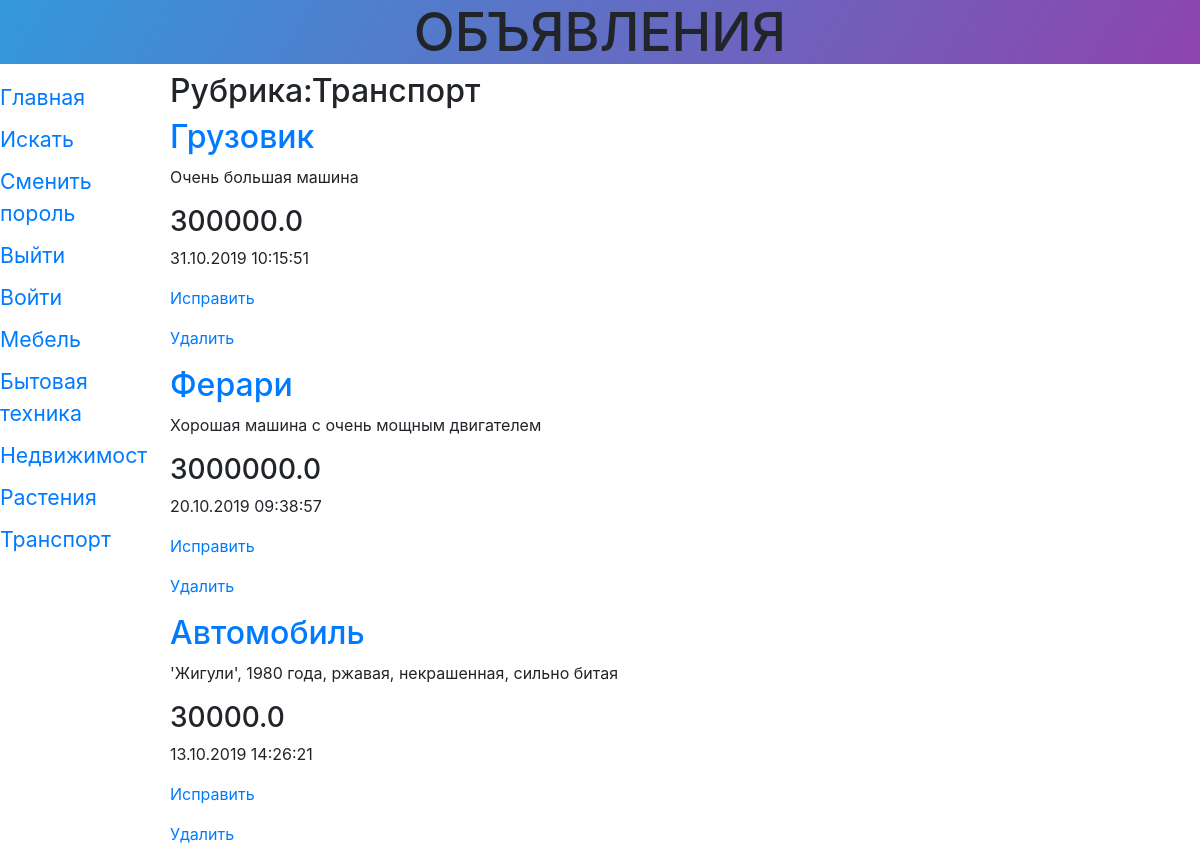
/storys/2/, run on an earlier commit of the app's database.
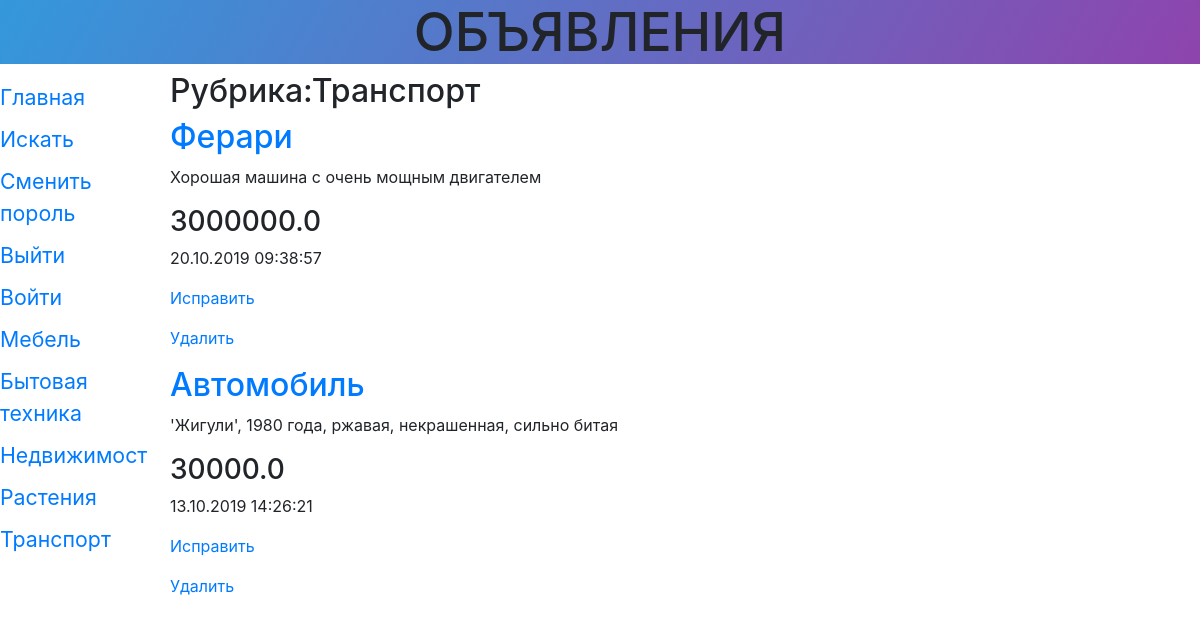
And on a later commit of the database.
### storys/models.py (models this page shows, shortened)
class Rubric(models.Model):
	name = models.CharField(max_length=20, db_index=True, verbose_name = 'Название')
	order = models.SmallIntegerField(default = 0, db_index=True)
	class Meta():
		verbose_name_plural = 'Рубрики'
		verbose_name = 'Рубрика'
		ordering = ['order','name']

class Story(models.Model):
	title = models.CharField(max_length=50, verbose_name='Товар')
	content = models.TextField(null = True, blank=True, verbose_name='Описание')
	price = models.FloatField(null = True, blank=True, verbose_name='Цена')
	published = models.DateTimeField(auto_now_add=True, db_index=True, verbose_name='Опубликовано')
	rubric = models.ForeignKey('Rubric', null=True, on_delete = models.PROTECT,verbose_name = 'Рубрика',
		related_name='entries', related_query_name='entry')
	class Meta():
		verbose_name_plural = 'Объявления'
		verbose_name = 'Объявление'
		ordering = ['-published']

### storys/views.py (the view)
# urls.py: path('<int:rubric_id>/', StoryByRubricView.as_view(), name = 'by_rubric'),
class StoryByRubricView(ListView):
	template_name='storys/by_rubric.html'
	context_object_name='bbs'
	def get_queryset(self):
		return Story.objects.filter(rubric=self.kwargs['rubric_id'])
	def get_context_data(self, *args, **kwargs):
		context=super().get_context_data(*args,**kwargs)
		context['rubrics']=Rubric.objects.all()
		context['current_rubric'] = Rubric.objects.get(pk=self.kwargs['rubric_id'])
		return context

### storys/templates/storys/by_rubric.html (shortened to what this page needs)
{% extends 'layout/basic.html'%}
{%block content%}
<h2>Рубрика:{{current_rubric.name}}</h2>
{% for bb in bbs%}
<div>
	<h2><a href="{% url 'detail' pk=bb.pk%}">{{bb.title}}</a></h2>
	<p>{{bb.content}}</p>
	<h3>{{bb.price}}</h3>
	<p>{{bb.published|date:"d.m.Y H:i:s"}}</p>
	<p><a href="{% url 'edit' pk=bb.pk %}">Исправить</a></p>
	<p><a href="{% url 'delete' pk=bb.pk %}">Удалить</a></p>
</div>
{%endfor%}
{%endblock%}

### storys/templates/layout/basic.html (shortened to what this page needs)
{%load static%}
<!DOCTYPE html>
<html lang="ru-RU">
<head>
	<link rel="stylesheet" href="https://stackpath.bootstrapcdn.com/bootstrap/4.3.1/css/bootstrap.min.css">
	<link rel="stylesheet" type="text/css" href="{% static 'storys/style.css'%}">
</head>
<body>
	<header>
		<h1>Объявления</h1>
	</header>
	<nav>
		<a href="{% url 'index'%}">Главная</a>
		<a href="{% url 'search'%}">Искать</a>
		<a href="{% url 'password_change'%}">Сменить пороль</a>
		<a href="{% url 'logout'%}">Выйти</a>
		{% if user.is_authenticated %}
		{%else%}
		<a href="{% url 'login'%}">Войти</a>
		{%endif%}
		{% for rubric in rubrics%}
		<a href="{% url 'by_rubric' rubric.pk %}">
		{{rubric.name}}</a>
		{%endfor%}
	</nav>
	<section>
		{%block content%}
		{%endblock%}
	</section>
</body>
</html>

### storys/static/storys/style.css (style rules this page uses)
header h1 { background-image: linear-gradient(120deg,#3498db,#8e44ad); font-size: 40pt; text-transform: uppercase; text-align: center; }
nav { font-size: 16pt; width: 150px; float: left; }
nav a { display: block; margin: 10px 0px; }
section { margin-left: 170px; }

What changed in the data, as far as the page shows it:
removed Story: title "Грузовик", content "Очень большая машина", price "300000.0", published "31.10.2019 10:15:51"
